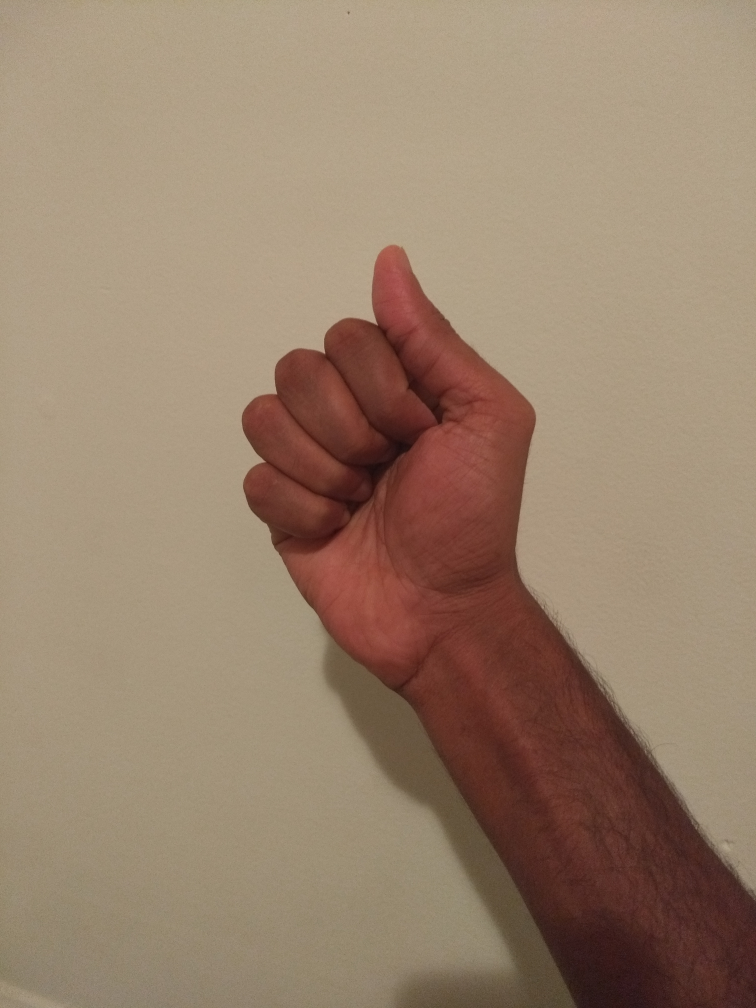
#> input picture img_src/rock/IMG.jpg, 3024 x 4032 px, found by its file name (shown at 1/4 size); its folder holds 4 pictures in this run
$ python ImagePreprosessing.py --imageDir img_src/rock
#> lines starting #> are read from the running program, lines starting #| are printed output that depends on the picture; after the words box and inside, x2 and y2 are one past the last pixel; in counts of white or black regions, pixels touching at a corner belong together
# USAGE
# python ImagePreprosessing.py --image img_src

# [30 lines left out: function image_resize, not called in this run]

def transformImage(image, dim_h):

    dim = (dim_h, dim_h)
    image = cv2.resize(image, dim)

    gray = cv2.cvtColor(image, cv2.COLOR_BGR2GRAY)
    blur = cv2.GaussianBlur(gray,(5,5),2)
    th3 = cv2.adaptiveThreshold(blur,255,cv2.ADAPTIVE_THRESH_GAUSSIAN_C,cv2.THRESH_BINARY_INV,11,2)
    ret, res = cv2.threshold(th3, 0, 255, cv2.THRESH_BINARY_INV+cv2.THRESH_OTSU)

    return res


def rotate_bound(image, angle):

    (h, w) = image.shape[:2]
    (cX, cY) = (w // 2, h // 2)

    M = cv2.getRotationMatrix2D((cX, cY), -angle, 1.0)
    cos = np.abs(M[0, 0])
    sin = np.abs(M[0, 1])

    # compute the new bounding dimensions of the image
    nW = int((h * sin) + (w * cos))
    nH = int((h * cos) + (w * sin))

    # adjust the rotation matrix to take into account translation
    M[0, 2] += (nW / 2) - cX
    M[1, 2] += (nH / 2) - cY

    # perform the actual rotation and return the image
    return cv2.warpAffine(image, M, (nW, nH), borderValue=(255,255,255))

def resizeROI(image, dim):
    # returns dim*dim image from center of 'image'
    (h, w) = image.shape
    cx, cy = h/2, w/2
    x1, y1 = int(cx - dim[0]/2), int(cy - dim[1]/2)
    x2, y2 = int(cx + dim[0]/2), int(cy + dim[1]/2)
    roi = image[y1:y2, x1:x2]
    return roi

def augmentHelper(image):
    images = []

    #Flip
    vertical_img = cv2.flip( image, 1)

    for angle in np.arange(0, 360, 30):
        rotatedImg = rotate_bound(image, angle)
        resizedImg = resizeROI(rotatedImg, image.shape)
        images.append(resizedImg.copy())

    for angle in np.arange(0, 360, 30):
        rotatedImg = rotate_bound(vertical_img, angle)
        resizedImg = resizeROI(rotatedImg, image.shape)
        images.append(resizedImg.copy())

    return images

def augmentTranslate(image, x, y):
    r,c = image.shape
    M = np.float32([[1,0,x],[0,1,y]])
    return cv2.warpAffine(image, M, (c,r), borderValue=(255,255,255))


def augmentImage(image):
    images = []

    (h, w) = image.shape
    cx, cy = h/2, w/2
    translatedImage = []

    for shift_x in np.arange(0, cx - 40, 20):
        translatedImage.append(augmentTranslate(image, shift_x, 0))

    for shift_y in np.arange(10, cy - 40, 20):
        translatedImage.append(augmentTranslate(image, 0, shift_y))

    for shift_x, shift_y in zip(np.arange(10, cx - 40, 20), np.arange(0, cy - 40, 20)):
        translatedImage.append(augmentTranslate(image, shift_x, shift_y))


    for img in translatedImage:
        images.extend(augmentHelper(img))

    return images

def saveImages(images, gestureName, targetDir, imageId):
    targetDirFullPath = os.path.join(os.getcwd(), targetDir)

    for img in images:
        imageId += 1
        cv2.imwrite(os.path.join(targetDirFullPath, gestureName+'_'+str(imageId)+'.jpg'), img)


def getImageList(imageSourceFolder):
#> called with imageSourceFolder = 'img_src/rock/rock'
    onlyfiles = [ f for f in os.listdir(imageSourceFolder) if os.path.isfile(os.path.join(imageSourceFolder,f)) ]
    images = np.empty(len(onlyfiles), dtype=object)
    for n in range(0, len(onlyfiles)):
        images[n] = cv2.imread( os.path.join(imageSourceFolder, onlyfiles[n]) )
    return images

# [25 lines left out: functions getLabel, getImageLabels, extractHOG, not called in this run]


# import the necessary packages
import argparse
import cv2
import numpy as np
import os
from skimage.feature import hog

NONE=0
ROCK=1
PAPER=2
SCISSOR=3

# construct the argument parser and parse the arguments
ap = argparse.ArgumentParser()
ap.add_argument("-i", "--imageDir", required=True, help="Path to input image directory")
args = vars(ap.parse_args())

rockSrcImages = getImageList(os.path.join(args["imageDir"], 'rock'))
imageId = 0
for image in rockSrcImages:
    transformedImage = transformImage(image, 300)
    images = augmentImage(transformedImage)
    saveImages(images, 'rock', 'img_dest', imageId)
    imageId += len(images)
#> this loop made 4 passes
#> ret in transformImage on pass 1: 0
#> pass 1, in transformImage, `image = cv2.resize(image, dim)`:
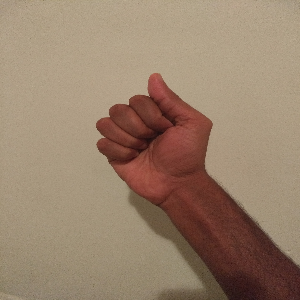
#> image: shape (300, 300, 3); mean of channels 0, 1, 2 108.2, 129.5, 152.7; drawn as B, G, R
#> pass 1, in transformImage, `gray = cv2.cvtColor(image, cv2.COLOR_BGR2GRAY)`:
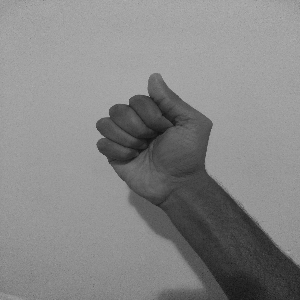
#> gray: shape (300, 300); min 16, max 178, mean 134.1
#> pass 1, in transformImage, `th3 = cv2.adaptiveThreshold(blur,255,cv2.ADAPTIVE_THRESH_GAUSSIAN_C,cv..`:
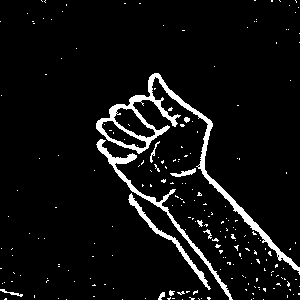
#> th3: shape (300, 300); 5.9% white; 215 white regions (204 under 20 px), largest, box (x1, y1, x2, y2) and area: (96, 73, 300, 275) 2678, (96, 139, 233, 300) 1097, (128, 193, 211, 290) 571
#> after the loop:
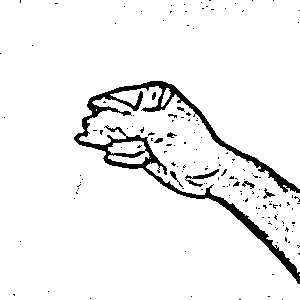
#> transformedImage: shape (300, 300); 94.2% white; 151 black regions (140 under 20 px), largest, box (x1, y1, x2, y2) and area: (74, 81, 300, 284) 4372, (185, 169, 219, 187) 156, (170, 171, 183, 187) 46

paperSrcImages = getImageList(os.path.join(args["imageDir"], 'paper'))
#> (the run stopped early here; a loop or call above may not have finished)
